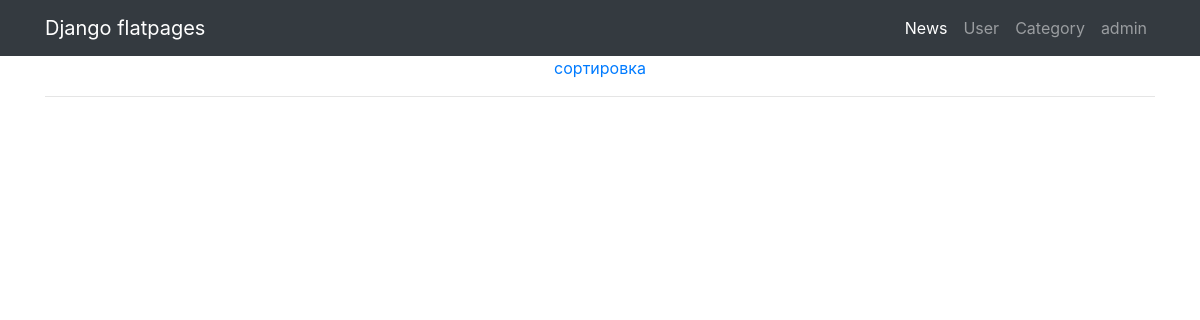
The app's page /, older data.
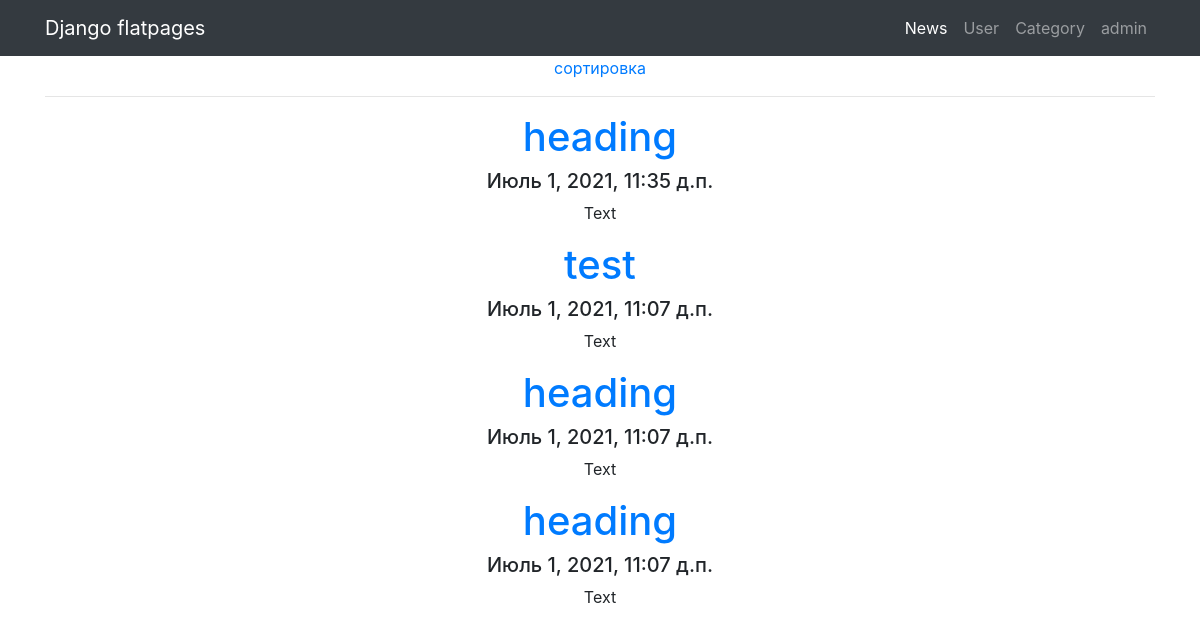
The same page, newer data.
### NewsPaper/models.py (models this page shows, shortened)
class Post(models.Model):
    author = models.ForeignKey(Author, on_delete=models.CASCADE)
    post_type = models.CharField(max_length=255, choices=Post_type, default=post)
    heading = models.CharField(max_length=255, default='heading')
    text = models.TextField(default='Text')
    category = models.ManyToManyField(Category, through='PostCategory')
    created_time = models.DateTimeField(auto_now_add=True)
    rating = models.IntegerField(default=0)

### NewsPaper/views.py (the view)
# urls.py: path('', PostList.as_view()),
class PostList(ListView):
    model = Post
    template_name = 'news.html'
    context_object_name = 'posts'
    queryset = Post.objects.order_by('-id')
    paginate_by = 5
    def get_context_data(self, **kwargs):
        context = super().get_context_data(**kwargs)
        context['is_author'] = self.request.user.groups.filter(name='authors').exists()
        return context

### NewsPaper/templatetags/filters.py (called while the page is built)
@register.filter(name='censor')
def censor(value, arg):
    if cens:
        for i in cens:
            value = value.replace(i, '*' * len(i))
    if arg:
        arg = arg.split()
        for y in arg:
            value = value.replace(y, '*' * len(y))
    return value

### templates/news.html (shortened to what this page needs)
{% extends 'flatpages/default.html' %}
{% load filters %}
{% block content %}
<a href="{% url 'search' %}">сортировка</a>
<br>
<hr>
{% for post in posts%}
    <h1><a href="{% url 'news_d' post.id %}">{{ post.heading|censor:'тест' }}</a></h1>
    <h5>{{post.created_time}}</h5>
    <p>{{post.text|truncatechars:50|censor:'тест'}}</p>
{%endfor%}
{% endblock content %}

### templates/flatpages/default.html (shortened to what this page needs)
{% load static %}
<!DOCTYPE html>
<html lang="en">
<head>
  <link href="{% static 'startbootstrap-bare-gh-pages/vendor/bootstrap/css/bootstrap.min.css' %}" rel="stylesheet">
</head>
<body>
  <nav class="navbar navbar-expand-lg navbar-dark bg-dark static-top">
    <div class="container">
      <a class="navbar-brand" href="#">Django flatpages</a>
      <div class="collapse navbar-collapse" id="navbarResponsive">
        <ul class="navbar-nav ml-auto">
          <li class="nav-item active">
            <a class="nav-link" href="/">News
            </a>
          </li>
          <li>
            <a class="nav-link" href="{%url 'profile'%}">User</a>
          </li>
          <li>
            <a class="nav-link" href="{%url 'category_list'%}">Category</a>
          </li>
          <li>
            <a class="nav-link" href="/admin">admin</a>
          </li>
        </ul>
      </div>
    </div>
  </nav>
  <div class="container">
    <div class="row">
      <div class="col-lg-12 text-center">
        {% block body %}
        {% block content %}
        {% endblock content %}
        {% endblock body %}
      </div>
    </div>
  </div>
</body>
</html>

Row changes from the older to the newer data that the page shows:
added Post: heading|censor "heading", created_time "Июль 1, 2021, 11:35 д.п.", text|censor "Text"
added Post: heading|censor "test", created_time "Июль 1, 2021, 11:07 д.п.", text|censor "Text"
added Post: heading|censor "heading", created_time "Июль 1, 2021, 11:07 д.п.", text|censor "Text"
added Post: heading|censor "heading", created_time "Июль 1, 2021, 11:07 д.п.", text|censor "Text"
